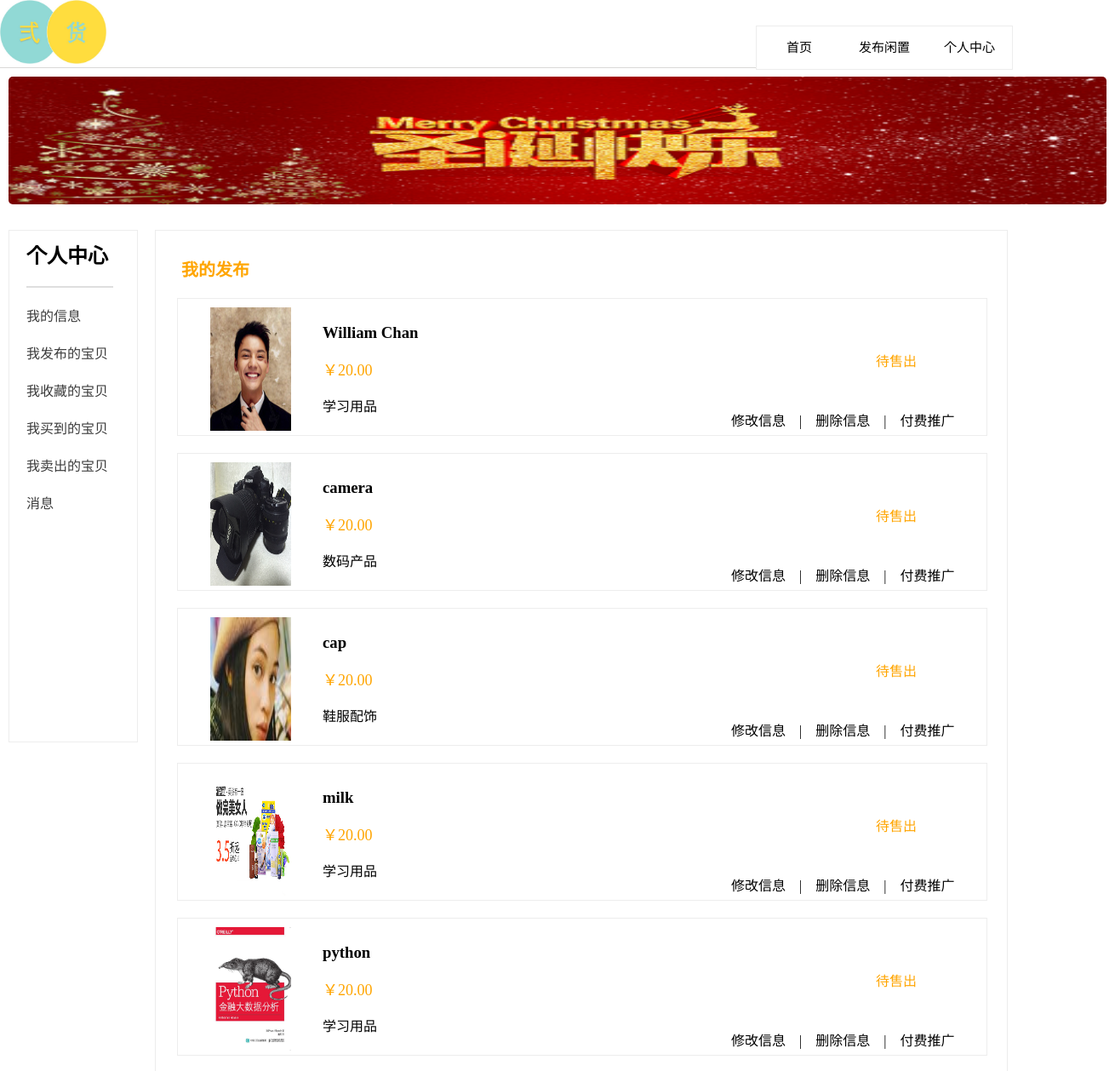
Before: /sells/showmypublish/ (signed in, upper part) with the older database file.
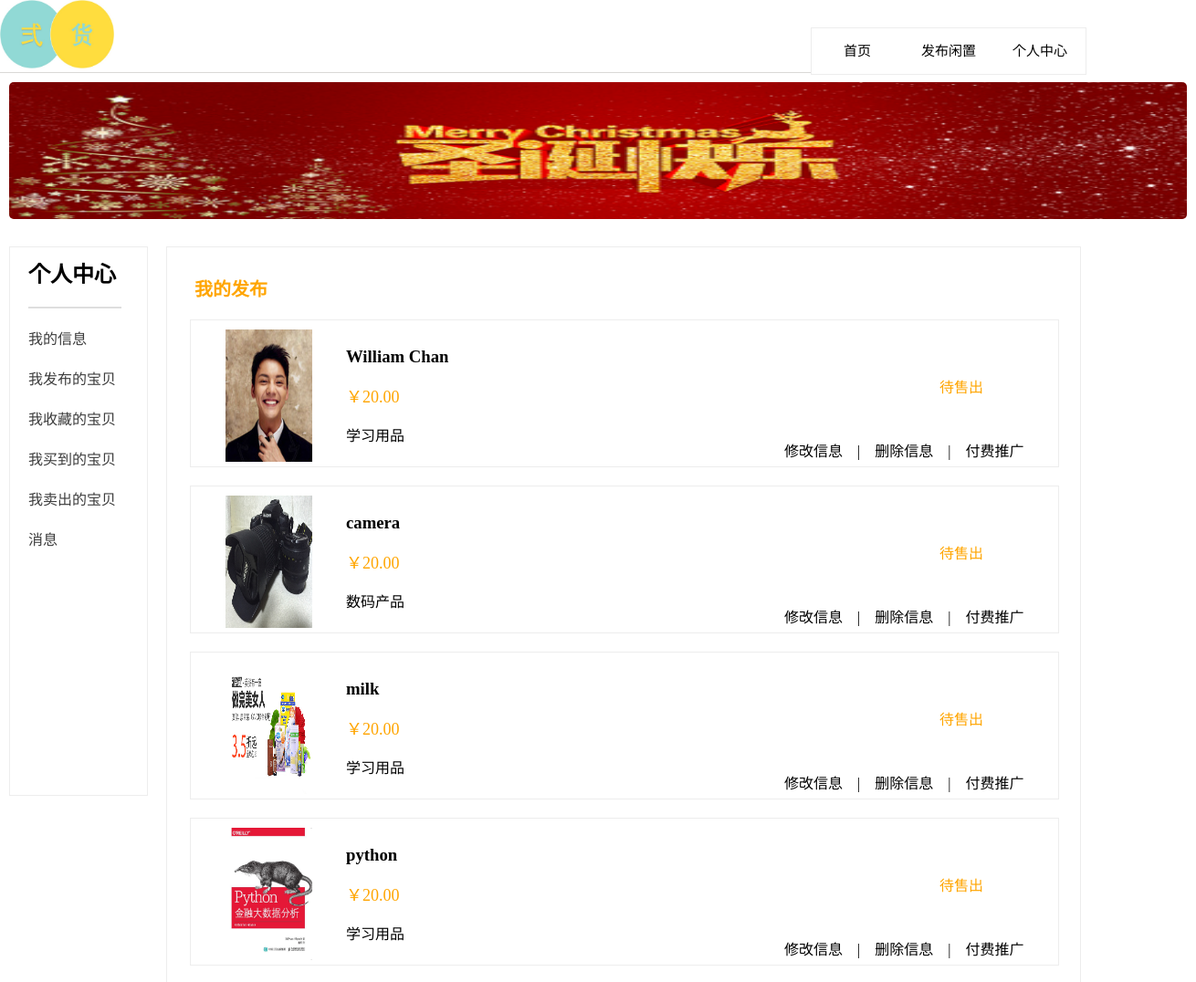
After: the same page with the newer database file.
### sells/models.py (models this page shows, shortened)
class Product(models.Model):
    category = models.ForeignKey(Category, related_name='category', on_delete=models.CASCADE)
    name = models.CharField(max_length=200, db_index=True)
    slug = models.SlugField(max_length=200, db_index=True)
    image = models.ImageField(upload_to='products/%y/%m/%d', blank=True)
    description = models.TextField(blank=True)
    price = models.DecimalField(max_digits=10, decimal_places=2)
    available = models.BooleanField(default=True)
    created = models.DateTimeField(auto_now_add=True)
    updated = models.DateTimeField(auto_now=True)
    stuid=models.ForeignKey(User, related_name='User', on_delete=models.CASCADE)
    gold = models.CharField(max_length=100,db_index=True)
    tel= models.CharField(max_length=11,db_index=True)
    class Meta:
        ordering = ('name',)
        index_together = (('id', 'slug'),)
    def get_absolute_url(self):
        return reverse('sells:product_detail', args=[self.id, self.slug])

class Category(models.Model):
    name = models.CharField(max_length=200, db_index=True)
    slug = models.SlugField(max_length=200, db_index=True, unique=True)
    class Meta:
        ordering = ('name',)
        verbose_name = 'category'
        verbose_name_plural = 'categories'
    def __str__(self):
        return self.name

### sells/views.py (the view)
# urls.py: path('showmypublish/',views.showmypublish,name='showmypublish'),
def showmypublish(request):
    stuid=request.session['stuid']
    products = Product.objects.filter(stuid=stuid)
    return render(request, 'showmypublish.html',
                  {'products': products})

### cart/context_processors.py (called while the page is built)
def cart(request):
    return {'cart': Cart(request)}

### sells/templates/showmypublish.html (shortened to what this page needs)
{% extends "sells/head.html" %}
{% load static %}
    {% block content %}
    <link rel="stylesheet" href={% static "css/showmypublish.css" %} />
    	<div class="taitou">
    	</div>
    	<div class="daohang">
    		<h2 style="margin-left: 20px;margin-top: 10px;">个人中心</h2>
    		<hr style="width: 100px;border:1px solid #DEDEDE;padding: 0;margin-left: 20px;" />
    		<ul class="list">
    			<li class="list-item">
    				<a href="{% url 'login_res:xinxi' %}">我的信息</a>
    			</li>
    			<li class="list-item">
    				<a href="{% url "sells:showmypublish" %}">我发布的宝贝</a>
    			</li>
    			<li class="list-item">
    				<a href="{% url "cart:cart_detail" %}">我收藏的宝贝</a>
    			</li>
    			<li class="list-item">
    				<a href="#">我买到的宝贝</a>
    			</li>
    			<li class="list-item">
    				<a href="">我卖出的宝贝</a>
    			</li>
    			<li class="list-item">
    				<a href="">消息</a>
    			</li>
    		</ul>
    	</div>
    	<div class="main_content">
    		<p style="font-size: 20px;font-family:'agency fb';margin-top: 30px;margin-left: 30px;color: #FFA500;"><strong>我的发布</strong></p>
    	{% for product in products %}
    		<div class="publish_content">
    			<div class="product_image">
    				<a href="{{ product.get_absolute_url }}"><img style="width:95px;height:145px" src="
                                    {% if product.image %}{{ product.image.url }}{% else %}{% static "img/no_image.png" %}{% endif %}"/></a>
    			</div>
    			<div class="product_descript">
    				<div class="product_name">
    					<h3>{{ product.name }}</h3>
    				    <p style="color: #FFA500;font-size:18px;">￥{{ product.price }}</p>
    				    <p>{{ product.category }}</p>
    				</div>
    				<span style="color: #FFA500;margin-left: 500px;margin-top: 50px;display: inline-block;">待售出</span>
    			</div>
    			<div class="product_edit">
    				<span style="margin-left:650px;margin-bottom: 10px;">修改信息&nbsp;&nbsp;&nbsp;&nbsp;|&nbsp;&nbsp;&nbsp;&nbsp;删除信息&nbsp;&nbsp;&nbsp;&nbsp;|&nbsp;&nbsp;&nbsp;&nbsp;付费推广</span>
              </div>
    		</div>
    		{% endfor %}
    	</div>
    	 {% endblock %}

Changed rows visible on the page:
removed Product: image (picture), name "cap", price "20.00", category "鞋服配饰"
